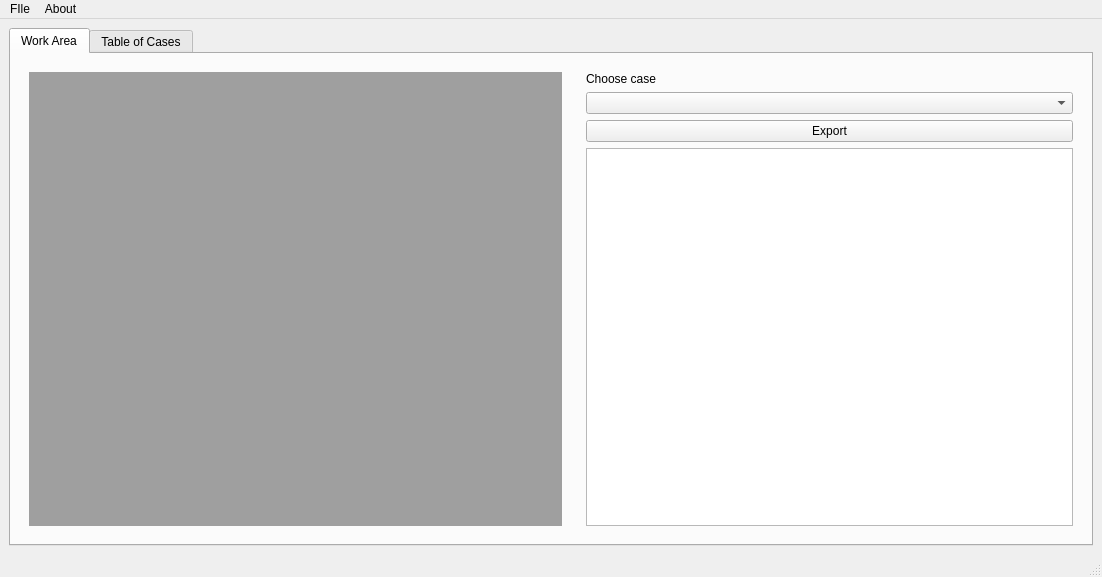
<?xml version="1.0" encoding="UTF-8"?>
<ui version="4.0">
 <class>MainWindow</class>
 <widget class="QMainWindow" name="MainWindow">
  <property name="geometry">
   <rect>
    <x>0</x>
    <y>0</y>
    <width>1102</width>
    <height>577</height>
   </rect>
  </property>
  <property name="windowTitle">
   <string>MainWindow</string>
  </property>
  <widget class="QWidget" name="centralwidget">
   <layout class="QGridLayout" name="gridLayout">
    <item row="0" column="1">
     <widget class="QTabWidget" name="tabWidget">
      <property name="currentIndex">
       <number>0</number>
      </property>
      <widget class="QWidget" name="tab">
       <attribute name="title">
        <string>Work Area</string>
       </attribute>
       <layout class="QGridLayout" name="gridLayout_2">
        <item row="0" column="0">
         <widget class="QWidget" name="widget_2" native="true">
          <layout class="QVBoxLayout" name="verticalLayout">
           <item>
            <widget class="QMdiArea" name="mdiArea"/>
           </item>
          </layout>
         </widget>
        </item>
        <item row="0" column="1">
         <widget class="QWidget" name="widget" native="true">
          <property name="minimumSize">
           <size>
            <width>400</width>
            <height>0</height>
           </size>
          </property>
          <layout class="QGridLayout" name="gridLayout_3">
           <item row="4" column="0" colspan="2">
            <widget class="QPushButton" name="exportButton">
             <property name="text">
              <string>Export</string>
             </property>
            </widget>
           </item>
           <item row="0" column="0" colspan="2">
            <widget class="QLabel" name="label_2">
             <property name="sizePolicy">
              <sizepolicy hsizetype="Preferred" vsizetype="Preferred">
               <horstretch>0</horstretch>
               <verstretch>0</verstretch>
              </sizepolicy>
             </property>
             <property name="text">
              <string>Choose case</string>
             </property>
            </widget>
           </item>
           <item row="5" column="0" colspan="2">
            <widget class="QTextEdit" name="logTextArea">
             <property name="readOnly">
              <bool>true</bool>
             </property>
            </widget>
           </item>
           <item row="3" column="0" colspan="2">
            <widget class="QComboBox" name="caseComboBox">
             <property name="sizePolicy">
              <sizepolicy hsizetype="Minimum" vsizetype="Fixed">
               <horstretch>1</horstretch>
               <verstretch>0</verstretch>
              </sizepolicy>
             </property>
            </widget>
           </item>
          </layout>
         </widget>
        </item>
       </layout>
      </widget>
      <widget class="QWidget" name="tab_2">
       <attribute name="title">
        <string>Table of Cases</string>
       </attribute>
       <layout class="QGridLayout" name="gridLayout_4">
        <item row="1" column="0">
         <widget class="QScrollArea" name="scrollArea">
          <property name="widgetResizable">
           <bool>true</bool>
          </property>
          <widget class="QWidget" name="scrollAreaWidgetContents_2">
           <property name="geometry">
            <rect>
             <x>0</x>
             <y>0</y>
             <width>1060</width>
             <height>441</height>
            </rect>
           </property>
           <layout class="QGridLayout" name="gridLayout_5">
            <item row="0" column="0">
             <widget class="QTableWidget" name="tableWidget"/>
            </item>
           </layout>
          </widget>
         </widget>
        </item>
        <item row="0" column="0">
         <widget class="QLabel" name="label">
          <property name="text">
           <string>Table of Cases</string>
          </property>
         </widget>
        </item>
       </layout>
      </widget>
     </widget>
    </item>
   </layout>
  </widget>
  <widget class="QMenuBar" name="menubar">
   <property name="geometry">
    <rect>
     <x>0</x>
     <y>0</y>
     <width>1102</width>
     <height>22</height>
    </rect>
   </property>
   <widget class="QMenu" name="menuFIle">
    <property name="title">
     <string>FIle</string>
    </property>
    <addaction name="actionLoad_Table"/>
    <addaction name="actionLoad_New_Data_File"/>
    <addaction name="separator"/>
    <addaction name="actionExit"/>
   </widget>
   <widget class="QMenu" name="menuAbout">
    <property name="title">
     <string>About</string>
    </property>
    <addaction name="actionTask_Description"/>
   </widget>
   <addaction name="menuFIle"/>
   <addaction name="menuAbout"/>
  </widget>
  <widget class="QStatusBar" name="statusbar"/>
  <action name="actionTask_Description">
   <property name="text">
    <string>Task Description</string>
   </property>
  </action>
  <action name="actionChoose_Log_File">
   <property name="text">
    <string>Choose Log File</string>
   </property>
  </action>
  <action name="actionLoad_Table">
   <property name="text">
    <string>Load Table</string>
   </property>
  </action>
  <action name="actionLoad_New_Data_File">
   <property name="text">
    <string>Load New Data File</string>
   </property>
  </action>
  <action name="actionExit">
   <property name="text">
    <string>Exit</string>
   </property>
  </action>
  <action name="actionExport_cases">
   <property name="text">
    <string>Export cases...</string>
   </property>
  </action>
 </widget>
 <resources/>
 <connections/>
</ui>
